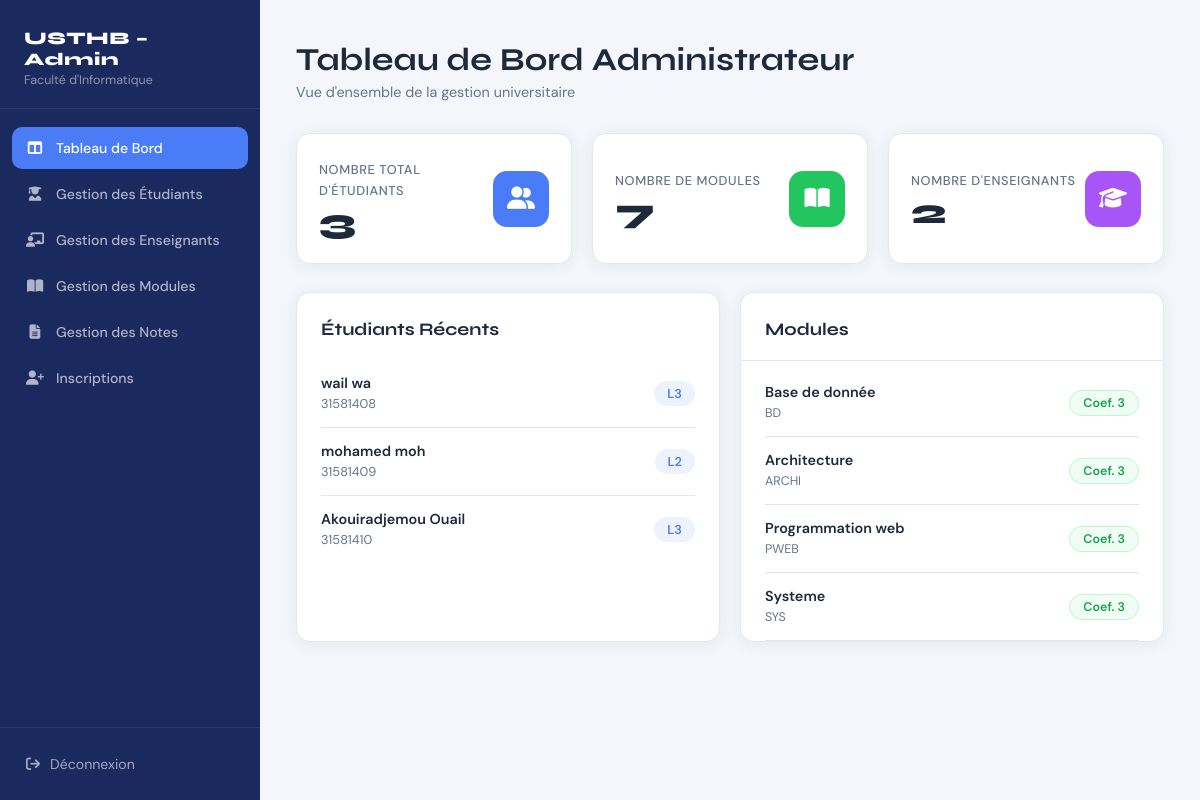
Page /dashboard_admin.php (signed in) on the earlier database version.
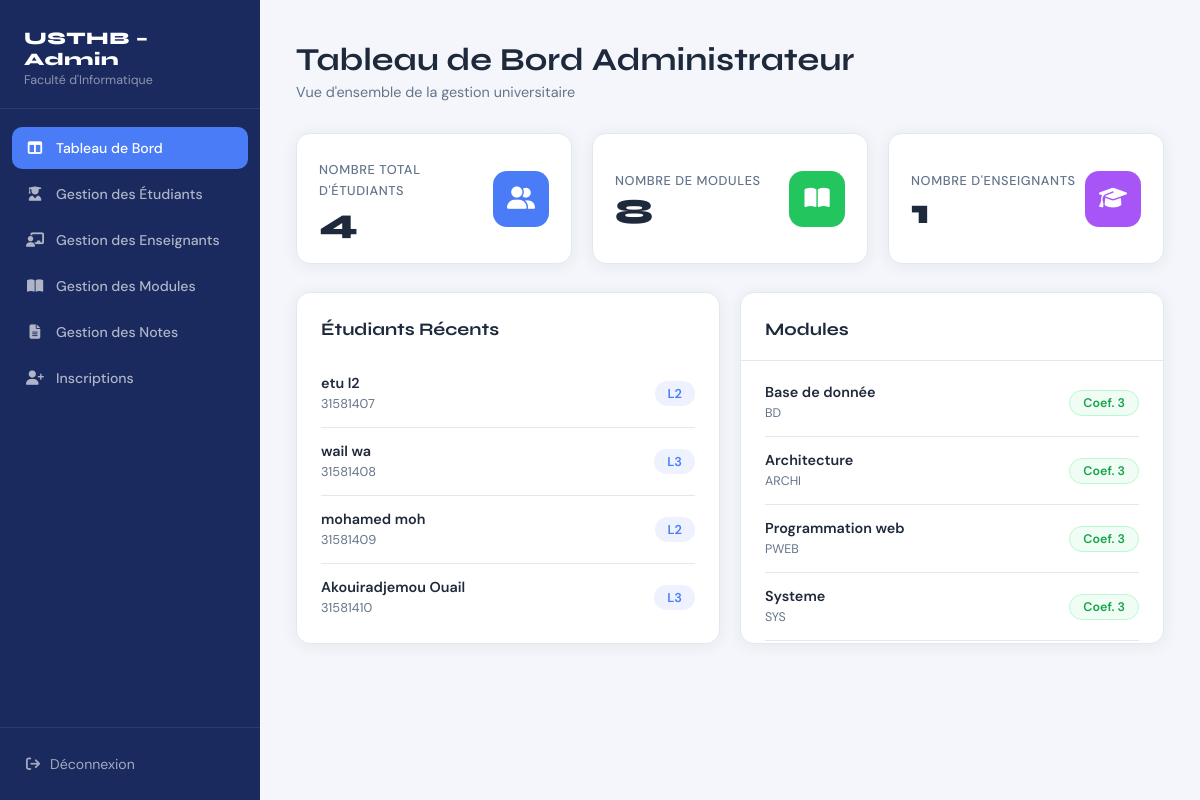
Same page on the later database version.
### tables this page shows
CREATE TABLE `students` (
  `id` int(11) NOT NULL,
  `matricule` int(11) DEFAULT NULL,
  `surname` varchar(255) NOT NULL,
  `family_name` varchar(255) NOT NULL,
  `email` varchar(255) NOT NULL,
  `lvl` int(11) DEFAULT NULL,
  `birth_date` date DEFAULT NULL,
  `user_id` int(11) DEFAULT NULL
);

CREATE TABLE `modules` (
  `id` int(11) NOT NULL,
  `code` varchar(255) NOT NULL,
  `name` varchar(255) NOT NULL,
  `coefficient` int(11) NOT NULL DEFAULT 1,
  `teacher_id` int(11) DEFAULT NULL,
  `lvl` int(11) NOT NULL DEFAULT 1
);

### dashboard_admin.php (the view, shortened to what the changed rows need)
<?php
    $db_server = "localhost";
    $db_user = "root";
    $db_pass = "";
    $db_name = "Usthb_app";
    $conn = mysqli_connect($db_server, $db_user, $db_pass, $db_name);
    $lvlLabels = [1 => 'L1', 2 => 'L2', 3 => 'L3', 4 => 'M1', 5 => 'M2'];
    $queryStudents = "SELECT * FROM Students";
    $resultStudents = mysqli_query($conn, $queryStudents);
    $studentCounter = mysqli_num_rows($resultStudents);
    $queryModules = "SELECT * FROM Modules";
    $resultModules = mysqli_query($conn, $queryModules);
    $moduleCounter = mysqli_num_rows($resultModules);
    $queryTeachers = "SELECT * FROM Teachers";
    $resultTeachers = mysqli_query($conn, $queryTeachers);
    $teacherCounter = mysqli_num_rows($resultTeachers);
    $sql = "SELECT `name`, code, coefficient FROM Modules";
    $result = mysqli_query($conn, $sql);
    $queryRecentStudents = "SELECT matricule, family_name, surname, id, lvl FROM Students ORDER BY id DESC LIMIT 5";
    $resultRecentStudents = mysqli_query($conn, $queryRecentStudents);
?>
<!DOCTYPE html>
<html lang="fr">
<head>
    <link rel="stylesheet" href="https://cdnjs.cloudflare.com/ajax/libs/font-awesome/6.5.0/css/all.min.css">
    <link rel="stylesheet" href="dashboard_admin.css">
</head>
<body>
<div class="layout">
    <aside class="sidebar">
        <div class="sidebar-brand">
            <h2>USTHB – Admin</h2>
        </div>
    </aside>
    <main class="main">
        <div class="page-header">
            <h1>Tableau de Bord Administrateur</h1>
        </div>
        <div class="stats-grid">
            <div class="stat-card">
                <div class="stat-info">
                    <label>Nombre total d'étudiants</label>
                    <strong><?=$studentCounter?></strong>
                </div>
            </div>
            <div class="stat-card">
                <div class="stat-info">
                    <label>Nombre de modules</label>
                    <strong><?=$moduleCounter?></strong>
                </div>
            </div>
            <div class="stat-card">
                <div class="stat-info">
                    <label>Nombre d'enseignants</label>
                    <strong><?=$teacherCounter?></strong>
                </div>
            </div>
        </div>
        <div class="bottom-grid">
            <div class="panel">
                <?php while($student = mysqli_fetch_assoc($resultRecentStudents)): ?>
                <div class="student-row">
                    <div class="student-info">
                        <strong><?= htmlspecialchars($student['family_name']) ?> <?= htmlspecialchars($student['surname']) ?></strong>
                        <span><?= htmlspecialchars($student['matricule']) ?></span>
                    </div>
                    <span class="badge-level"><?= $lvlLabels[$student['lvl']] ?? 'N/A' ?></span>
                </div>
                <?php endwhile; ?>
            </div>
            <div class="panel modules-panel">
                <div class="modules-slider-wrapper">
                    <?php while($module = mysqli_fetch_assoc($result)): ?>
                    <div class="module-row">
                        <div class="module-info">
                            <strong><?= htmlspecialchars($module['name']) ?></strong>
                            <span><?= htmlspecialchars($module['code']) ?></span>
                        </div>
                        <span class="badge-coef">Coef. <?= $module['coefficient'] ?></span>
                    </div>
                    <?php endwhile; ?>
                </div>
            </div>
        </div>
    </main>
</div>
</body>
</html>

Differences in the rows shown:
added students: family_name "etu", surname "l2", matricule "31581407", lvl "L2"
Other differences:
$studentCounter: "3" → "4"
$moduleCounter: "7" → "8"
$teacherCounter: "2" → "1"
